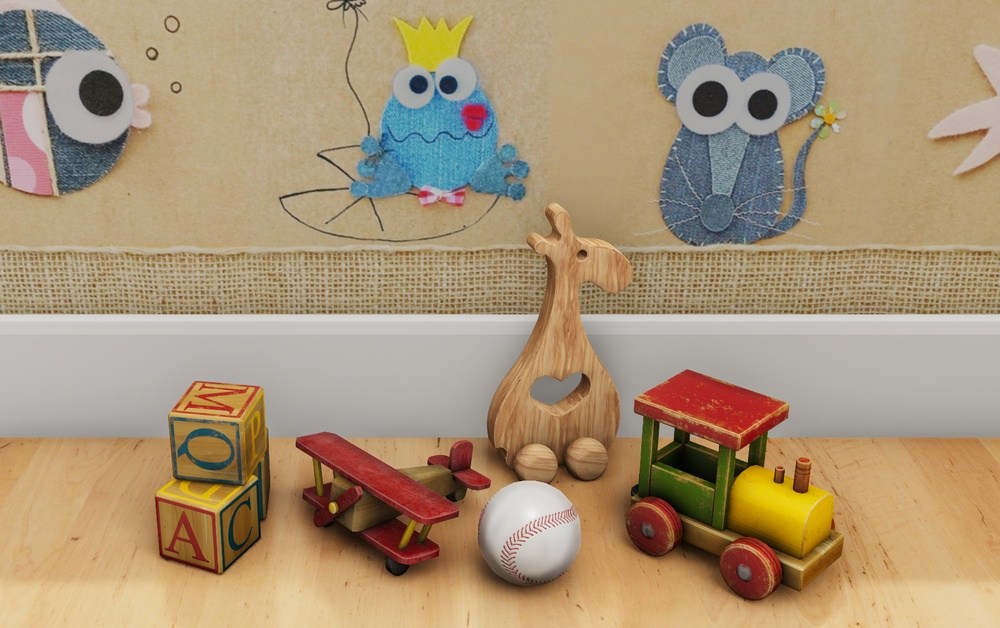
%> input picture Experiment/toys_L.JPG, 1000 x 628 px, shrunk from 3430 x 2154 before the run
$ octave Degamma.m   (GNU Octave 9; MATLAB toolbox functions it lacks are replaced by stand-ins)
%> lines starting %> are read from the running program, lines starting %| are printed output that depends on the picture
% [4 lines of commented-out code are left out]
img = imread('toys_L.jpg');
%> img is the input picture: size 628x1000x3 uint8; mean R, G, B 169.7, 148.3, 118.8

img_degamma = imadjust(img, [], [], 1/log(2.2));
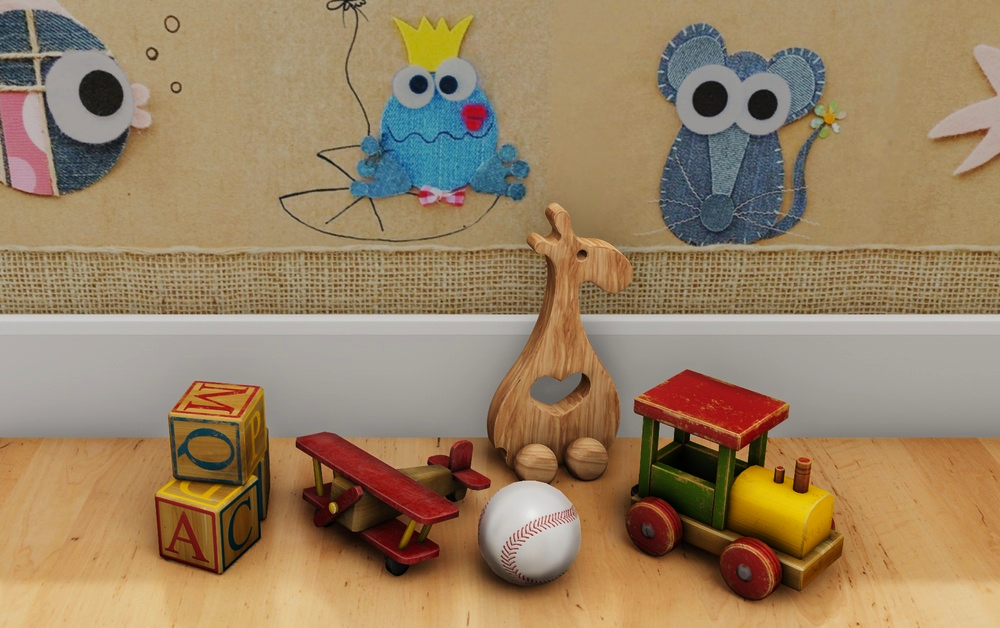
%> img_degamma: size 628x1000x3 uint8; mean R, G, B 153.8, 130, 99.4
 imshowpair(img,img_degamma,'montage')
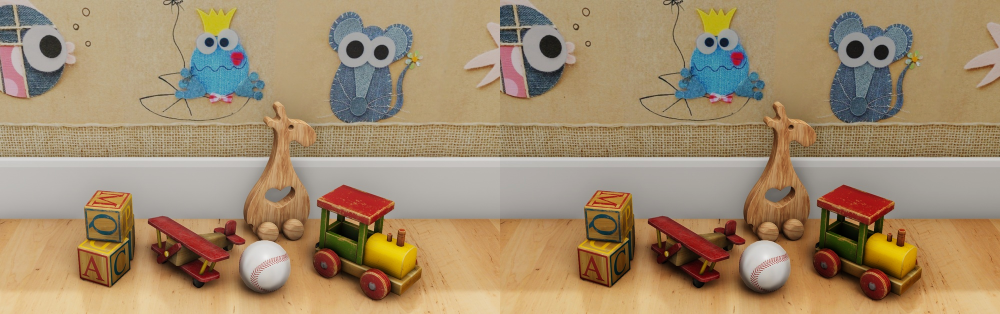
%> displayed picture: size 628x2000x3, on the screen's scale of 0 to 255 (shown at 1/2 size); mean R, G, B 161.8, 139.2, 109.1
% imshow(img_degamma)
% imwrite(img_degamma,'degamma.jpg')
